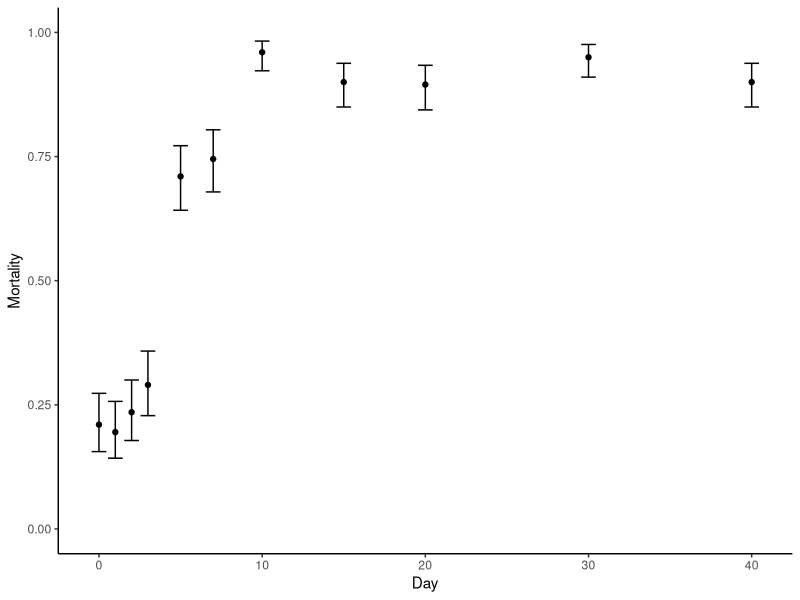
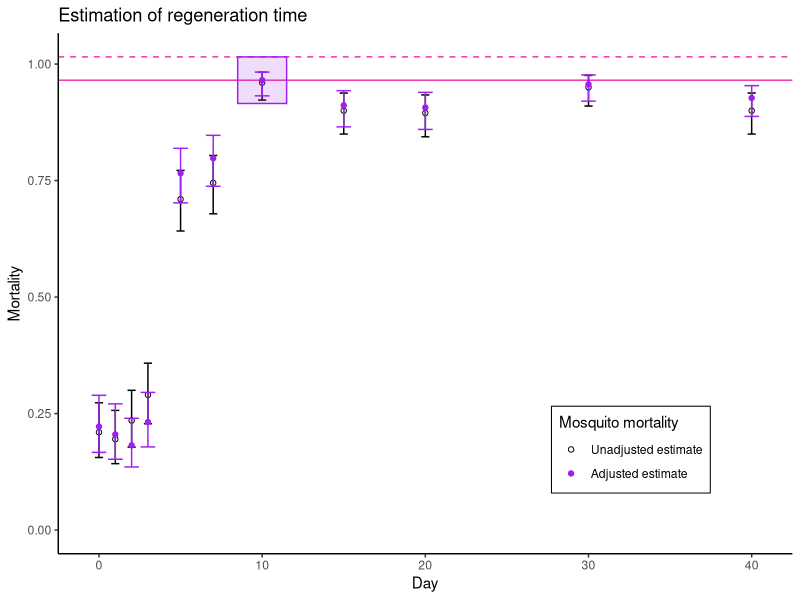

These figures' R source, in order:
# code adapted from '/...2023/RT_auto_day40_EMM.R'

library(ggplot2)
library(lme4)
library(readxl)
library(emmeans)

#We need a dataset to look at. I have uploaded 12 simulated datasets for users
# to practise with. You can replace these with your own data, but ensure that the 
# variable names are consistent with the simulated datasets.

# In the Excel sheet, the datasets are saved in separate sheets ('sim1', 'sim2', 'sim3', etc.)

dx <-  readxl::read_xlsx('Regeneration_Time/twelve_datasets_bioassay.xlsx', sheet = 'sim1')
head(dx)
#For plotting, it is more useful to have 'day' as a numeric variable
# For the GLM, it needs to be a factor variable. So we make a 2nd version
dx$day <- as.numeric(dx$day) # numeric 'day'
dx$day_f <- as.factor(dx$day) # factor variable for 'day'
table(dx$day)
days <- unique(dx$day)

#This function calculates the raw (unadjusted) mortality estimates from the dataset
average_mortality_ci <- function(data = df, days_v = days){
  av_mort <- rep(0,length(days_v))
  av_mort_c1 <- rep(0,length(days_v))
  av_mort_c2 <- rep(0,length(days_v))
  for(i in 1:length(days_v)){
    denom <- sum(data[data$day==days_v[i],]$total)
    num <- sum(data[data$day==days_v[i],]$tot_dead)
    av_mort[i] <- num/denom 
    xr <- c(rep(1,num),rep(0,denom - num))
    av_mort_c1[i] <- binom.test(table(factor(xr,c(1,0))))$conf.int[1]
    av_mort_c2[i] <- binom.test(table(factor(xr,c(1,0))))$conf.int[2]
  }
  dfm <- data.frame('day' = days_v, 'mort' = av_mort,
                    'mort_c1' = av_mort_c1,'mort_c2' = av_mort_c2)
  return(dfm)
}

#We can then estimate these, and plot:
mm <- average_mortality_ci(data = dx, days_v = days)
ggplot(mm) + 
  geom_point(aes(x=day, y=mort)) + theme_classic() + 
  geom_errorbar(aes(x=day, ymin = mort_c1, ymax = mort_c2)) + 
  xlab('Day') + ylab('Mortality') + ylim(c(0,1))

#However, our main interest is the predictions from the GLM
# remember to use the factor variable for day
fit <- glm(
  cbind(tot_dead, total - tot_dead) ~
    day_f + batch, 
  family = binomial, data = dx)
summary(fit)
#use the emmeans package to generate predicted mortalities, averaging over batch effects
pred <- emmeans(fit, "day_f", type = "response")
#convert to data frame
pred2 <- as.data.frame(pred)
#Add a numeric variable for day to this data frame (careful converting from a factor!)
pred2$day <- as.numeric(as.character(pred2$day_f))

# extract a vector of the model predictions
xv2 <- pred2$prob
ld <- length(xv2) - 1

# Now we loop over the model-estimated mortalities, and select the first one
# that fits the criteria for being the regeneration time (no later mortality estimate
# with a mortality more than 5% higher)

count <- 0
for(j in 1:ld){
  bb <- all(xv2[j] + 0.05 > xv2[(j+1):(ld+1)])
  if(bb==T){
    rt <- days[j]
    print(paste0('Regeneration time is: ',rt))
    count <- 1
    rtG3 <- j
    break # finish the for loop when the RT has been identified
  }
  if(j==ld & count==0){
    print('Routine has identified the regeneration time as being the final measured value. Inspect data & model predictions, to check this makes sense')
    rt <- days[j+1]
    print(paste0('Regeneration time is: ',rt))
    rtG3 <- j + 1 #i.e. the last value
  }
}

# Plot: model-adjusted mortality; unadjusted mortality; and identify the RT via our method
# Open black circles: unadjusted mortality estimates (error bars are the 95% CIs)
# Closed purple circles: model-adjusted mortality estimates
# Solid pink horizontal line: model-adjusted estimate of mortality at the time point we establish as the R.T.
# Dashed pink horizontal line: mortality 5% higher than the established R.T.
# The purple box indicates the estimated R.T. 
ggplot() + geom_hline(yintercept = 
      c(xv2[rtG3],xv2[rtG3] + 0.05), color = 'maroon2', linetype = c('solid','dashed')) + 
  geom_point(data = mm, aes(x=day, y=mort, color = 'a'), shape = 1) + theme_classic() + 
  geom_errorbar(data = mm, aes(x=day, ymin = mort_c1, ymax = mort_c2), width = .5) + 
  geom_point(data = pred2, aes(x = day, y = prob, color = 'b')) + 
  geom_errorbar(data = pred2, aes(x=day, ymin = asymp.LCL, ymax = asymp.UCL), 
                color = 'purple') +
  xlab('Day') + ylab('Mortality') + ylim(c(0,max(1,xv2[rtG3] + 0.05))) + 
  annotate('rect', xmin = days[rtG3]-1.5, xmax = days[rtG3] + 1.5,
           ymin = xv2[rtG3] - 0.05, ymax = xv2[rtG3] + 0.05,
           color = 'purple', fill = 'purple', alpha = .15) + 
  scale_color_manual(values = c('black','purple'), 
                     labels = c('Unadjusted estimate','Adjusted estimate'),
                     name = 'Mosquito mortality') + theme(legend.position = c(0.78,0.2),
                legend.background = element_blank(),
                legend.box.background = element_rect(colour = "black")) + 
  ggtitle('Estimation of regeneration time')
